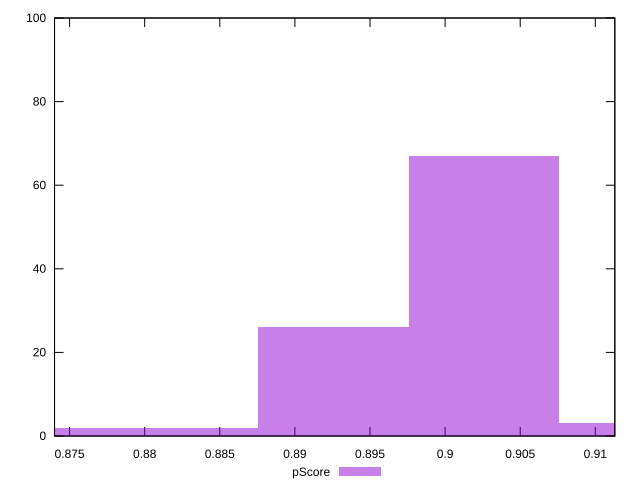

gnuplot code for this plot:
reset

$pScore <<EOF
0.8825374491476753 2
0.9025951184464861 67
0.9126239530958915 3
0.8925662837970807 26
0.8725086144982699 2
EOF

set key outside below
set boxwidth 0.010028834649405401
set xrange [0.8739984652628199:0.9112985781048799]
set yrange [0:100]
set trange [0:100]
set style fill transparent solid 0.5 noborder
set terminal svg size 640, 490 enhanced background rgb 'white'
set output "reports/report_00030_2021-02-24T20-42-31.540Z/mainthread-work-breakdown/samples/music/pScore/histogram.svg"

plot $pScore title "pScore" with boxes

reset
